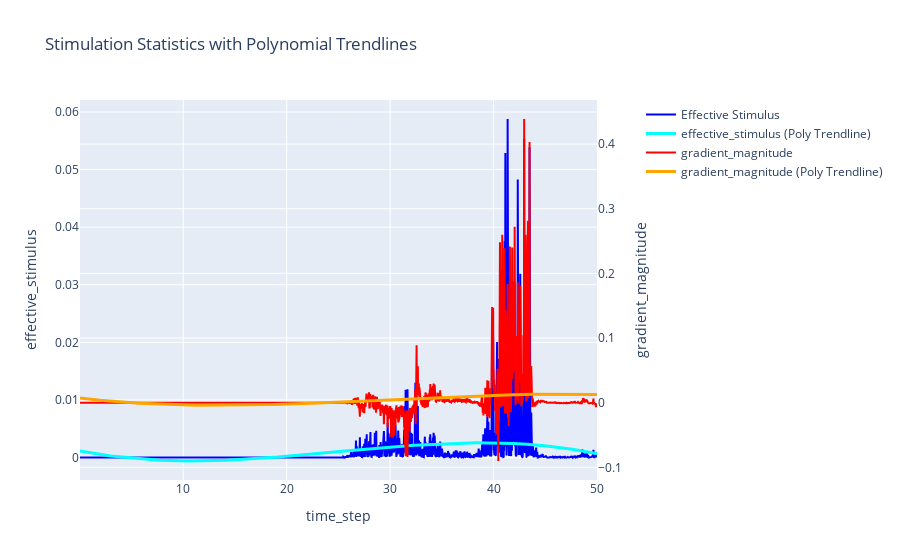

Notebook cell for this chart:
### Code cell
plot_statistics(df, columns = ["time_step", "effective_stimulus", "gradient_magnitude"], polynomial_fit=True, degree=3)

### Figure 1 — Plotly figure (JSON) as saved in the notebook; plotly's stock layout.template omitted (floating-point values rounded to 4 significant figures; data arrays with more than 128 entries replaced by an {"elided": "..."} marker saying what was removed)
{"data": [{"line": {"color": "blue"}, "name": "Effective Stimulus", "type": "scatter", "x": {"elided": "2500 float values"}, "xaxis": "x", "y": {"elided": "2500 float values"}, "yaxis": "y"}, {"line": {"color": "cyan", "width": 3}, "name": "effective_stimulus (Poly Trendline)", "type": "scatter", "x": {"elided": "2500 float values"}, "xaxis": "x", "y": {"elided": "2500 float values"}, "yaxis": "y"}, {"line": {"color": "red"}, "name": "gradient_magnitude", "type": "scatter", "x": {"elided": "2500 float values"}, "xaxis": "x", "y": {"elided": "2500 float values"}, "yaxis": "y2"}, {"line": {"color": "orange", "width": 3}, "name": "gradient_magnitude (Poly Trendline)", "type": "scatter", "x": {"elided": "2500 float values"}, "xaxis": "x", "y": {"elided": "2500 float values"}, "yaxis": "y2"}], "layout": {"title": {"text": "Stimulation Statistics with Polynomial Trendlines"}, "xaxis": {"anchor": "y", "domain": [0, 0.94], "title": {"text": "time_step"}}, "yaxis": {"anchor": "x", "domain": [0, 1], "title": {"text": "effective_stimulus"}}, "yaxis2": {"anchor": "x", "overlaying": "y", "side": "right", "title": {"text": "gradient_magnitude"}}}}
